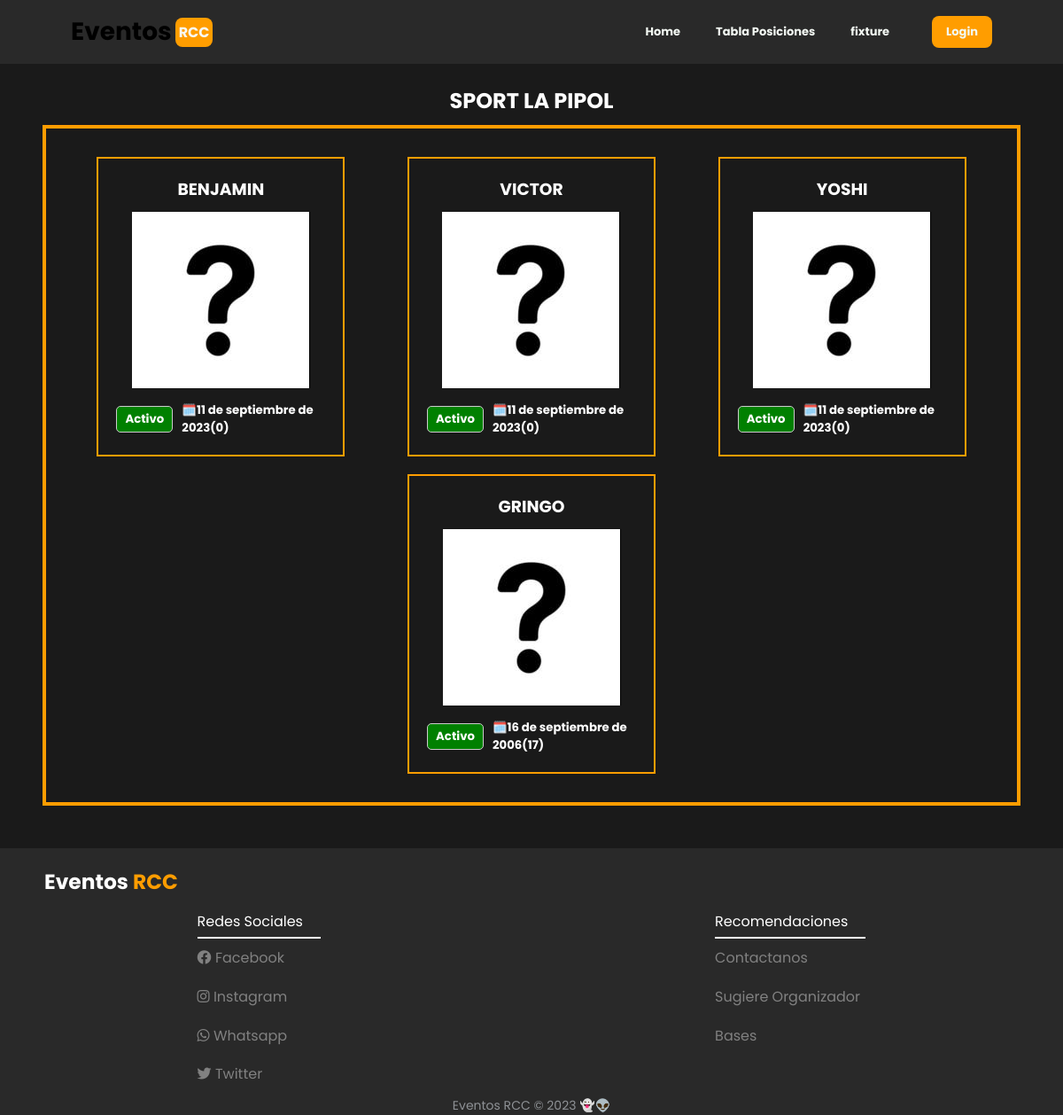
The page /equipos/miequipo/1 on the database as committed earlier.
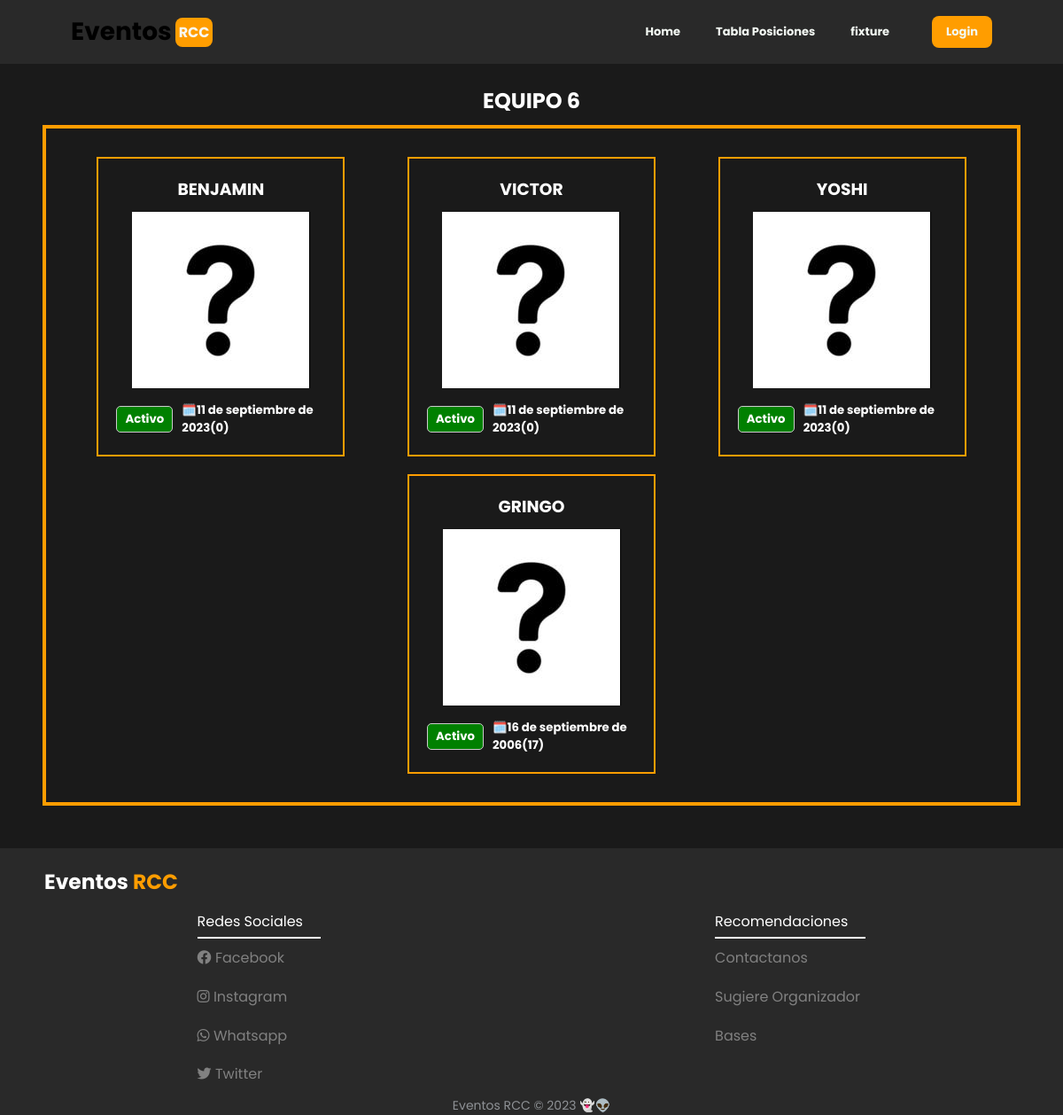
The same page on the database as committed later.
### equipos/models.py (models this page shows, shortened)
class Equipo(Model):
    Nombre=models.CharField(max_length=100,unique=True)
    delegado=models.ForeignKey(User,on_delete=models.CASCADE)
    foto_equipo=models.ImageField(upload_to='equipos' , null=True , blank=True)
    logo=models.ImageField(upload_to='logo_equipos', default='media/default.png')
    campeonato=models.ForeignKey(Campeonato , on_delete=models.CASCADE)

### equipos/views.py (the view)
# urls.py: path('miequipo/<int:equipo_id>',mi_equipo,name='equipo-id')
def mi_equipo(request,equipo_id):
    equipo=Equipo.objects.get(id=equipo_id)
    jugadores=Jugadores.objects.all().filter(equipo__id=equipo_id)
    fecha_actual=date.today()
    fecha=fecha_actual.year
    edad_jugadores={}
    for jugador in jugadores:
        print(jugador.fecha_nacimiento.year)
        print(fecha)
        a=abs(jugador.fecha_nacimiento.year-fecha)
        edad_jugadores[jugador.id]=a
    return render(request,'equipo_id.html',{
        "equipo":equipo,
        "jugadores":jugadores,
        "edad_jugadores":edad_jugadores
        })

### equipos/templates/equipo_id.html (shortened to what this page needs)
<!DOCTYPE html>
{% extends "index.html" %}
{% load static %}
{%block head%}
    <link rel="stylesheet" href="{% static 'css/miequipo.css' %}">
{%endblock%}
{%block header%}
    {%include "header.html" %}
{%endblock%}
{{% block content %}
<section>
    <div class="sec-titulo">
        <h2>{{equipo.Nombre}}</h2>
    </div>
    <div class="container-info-jugador">
        {% if jugadores %}
            {% for jugador in jugadores %}
                <div class="container-datos-jugador">
                    <div class="nombre">
                        <h3>{{jugador.Nombre}}</h3>
                    </div>
                    <div class="img-jugador">
                        <img src="{{equipo.logo.url}}" alt="logo">
                    </div>
                    <div class="barra-fecha">
                        <div class="estado-barra {% if jugador.estado %}activo{% else %}inactivo{% endif %}">
                            <h5>{{ jugador.estado|yesno:"Activo,Inactivo" }}</h5>
                        </div>
                        {% for key,value in edad_jugadores.items %}
                            {% if jugador.id == key%}
                                <h5>🗓️{{jugador.fecha_nacimiento}}({{value}})</h5>
                            {% endif %}
                        {% endfor %}
                    </div>
                </div>
            {% endfor %}
        {% else %}
                <h4>Sin Participantes</h4>
        {% endif %}
    </div>
</section>
{% endblock%}}
{%block footer%}
    {%include "footer.html"%}
{%endblock%}

Rows that differ between the two databases and show on the page:
changed Equipo: Nombre "SPORT LA PIPOL" → "EQUIPO 6"
